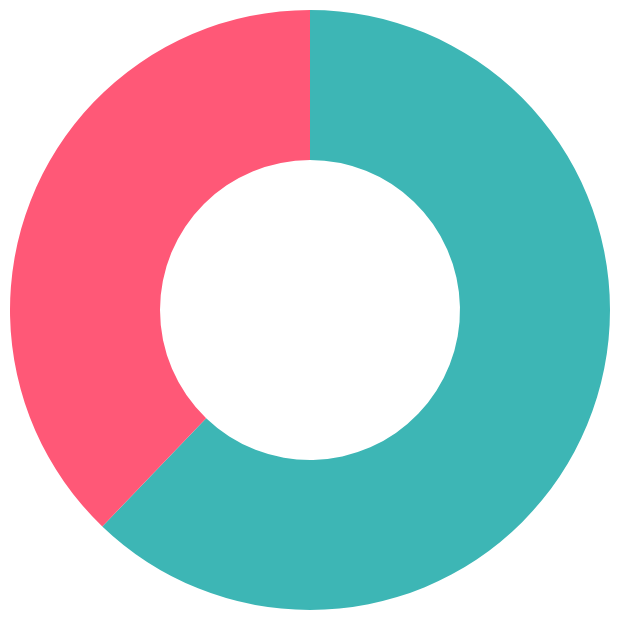
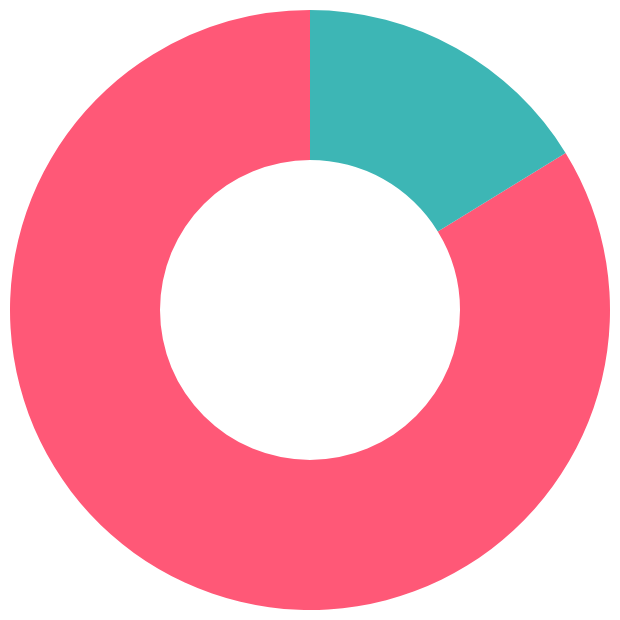

These figures' notebook cell, in order:
### Code cell
import altair
import json
import pandas
import pathlib
import requests
import time
import tqdm

def wikidata_statements(acmi_entity_type: str) -> pandas.DataFrame:
    """
    Query Wikidata for all statements linking with ACMI entities.
    """

    query = ''' select ?wikidata_id ?acmi_id where { ?wikidata_id wdt:P7003 ?acmi_id. } '''
    r = requests.get("https://query.wikidata.org/sparql", params={"format": "json", "query": query})
    if r.status_code != 200:
        raise Exception('API call not successful.')

    df = pandas.DataFrame(json.loads(r.text)['results']['bindings'])
    df['wikidata_id'] = df['wikidata_id'].apply(lambda x: x['value'].split('/')[-1])
    df['acmi_id'] = df['acmi_id'].apply(lambda x: x['value'])
    df = df.loc[df.acmi_id.str.contains(acmi_entity_type.lower(), na=False)]

    return df

def acmi_entities_wikidata_check(entity_dict: dict) -> None:
    """
    Check if Wikidata IDs are valid.
    """

    for x in tqdm.tqdm(entity_dict):
        for y in x['external_references']:

            query = ''' select ?entity_type where { wd:'''+y['Wikidata']+''' wdt:P31 ?entity_type. } '''
            r = requests.get("https://query.wikidata.org/sparql", params={"format": "json", "query": query})
            if r.status_code != 200:
                raise Exception('API call not successful.')

            wikidata_ids = json.loads(r.text)['results']['bindings']
            if not len(wikidata_ids):
                raise Exception(x, 'not found.')
            
            time.sleep(2)

def acmi_statements_wikidata_check(wikidata_df: pandas.DataFrame, entity_dict: dict, entity_type: str) -> pandas.DataFrame:
    """
    Check whether ACMI linking statements are present in Wikidata.
    """

    entity_df = pandas.DataFrame(entity_dict)
    entity_df = entity_df.loc[entity_df.wikidata.isin([True])]
    entity_df = entity_df[[x for x in entity_df.columns.values if x != 'wikidata']]
    entity_df = entity_df.explode('external_references')
    entity_df['external_references'] = entity_df['external_references'].apply(lambda x: x['Wikidata'])
    entity_df['id'] = entity_type.lower()+'/'+entity_df['id'].astype(str)
    entity_df = entity_df.rename(columns={'external_references':'wikidata_id', 'id':'acmi_id'})
    entity_df = entity_df[['wikidata_id', 'acmi_id']]

    return pandas.concat([entity_df, wikidata_df, wikidata_df]).drop_duplicates(keep=False)

def acmi_entities_wikidata_sync(entity_type: str) -> None:
    """
    Assess matching progress between ACMI and Wikidata by entity type. 
    """

    wikidata_df = wikidata_statements(entity_type)

    acmi_tsv = pathlib.Path.cwd().parents[0] / 'acmi-api' / 'app' / 'tsv' / f'{entity_type.lower()}.tsv'
    acmi_df = pandas.read_csv(acmi_tsv, delimiter='\t', low_memory=False)
    entity_dict = acmi_df[['id', 'external_references']].fillna('').to_dict('records') 

    for entity in entity_dict:
        ext = entity['external_references'].split('),(')
        ext = [{y.split(',')[0].replace('(',''):y.split(',')[1].replace(')','')} for y in ext if y]
        ext = [y for y in ext if 'Wikidata' in y]
        entity['external_references'] = ext

    for entity in entity_dict:
        entity['wikidata'] = 'Wikidata' in json.dumps(entity['external_references'])

    result_df = pandas.DataFrame([y['wikidata'] for y in entity_dict], columns=['result'])
    display(altair.Chart(result_df.value_counts().reset_index()).mark_arc(innerRadius=75).encode(
        theta=altair.Theta('count', sort='descending'),
        color=altair.Color('result', scale=altair.Scale(range=['#ff5877', '#3db6b5']), legend=None) 
    ))

    ratio = round((list(result_df.result).count(True)/len(result_df)*100),2)
    print(f'{ratio}% of {entity_type}')

    # check if Wikidata ids stored at ACMI are valid.

    # acmi_entities_wikidata_check(entity_dict)

    # TODO check how many ACMI link claims do not exist in wikidata.

    acmi_only = acmi_statements_wikidata_check(wikidata_df, entity_dict, entity_type)
    # print(len(acmi_only))
    # print(acmi_only.head())

    # TODO check how many referenced ACMI ids from wikidata do not exist.
    # TODO check how many wikidata link claims do not exist on ACMI side.

acmi_entities_wikidata_sync('Creators')
acmi_entities_wikidata_sync('Works')

### Figure 1 — Vega-Lite specification as saved in the notebook (floating-point values rounded to 4 significant figures)
{"config": {"view": {"continuousWidth": 300, "continuousHeight": 300}}, "data": {"name": "data-eccc42f74fae27068357a82bff6cbd13"}, "mark": {"type": "arc", "innerRadius": 75}, "encoding": {"color": {"field": "result", "legend": null, "scale": {"range": ["#ff5877", "#3db6b5"]}, "type": "nominal"}, "theta": {"field": "count", "sort": "descending", "type": "quantitative"}}, "$schema": "https://vega.github.io/schema/vega-lite/v5.17.0.json", "datasets": {"data-eccc42f74fae27068357a82bff6cbd13": [{"result": true, "count": 16458}, {"result": false, "count": 10014}]}}

### Figure 2 — Vega-Lite specification as saved in the notebook (floating-point values rounded to 4 significant figures)
{"config": {"view": {"continuousWidth": 300, "continuousHeight": 300}}, "data": {"name": "data-8db4e62e5056a222269fde9a61b705b1"}, "mark": {"type": "arc", "innerRadius": 75}, "encoding": {"color": {"field": "result", "legend": null, "scale": {"range": ["#ff5877", "#3db6b5"]}, "type": "nominal"}, "theta": {"field": "count", "sort": "descending", "type": "quantitative"}}, "$schema": "https://vega.github.io/schema/vega-lite/v5.17.0.json", "datasets": {"data-8db4e62e5056a222269fde9a61b705b1": [{"result": false, "count": 36204}, {"result": true, "count": 7014}]}}
